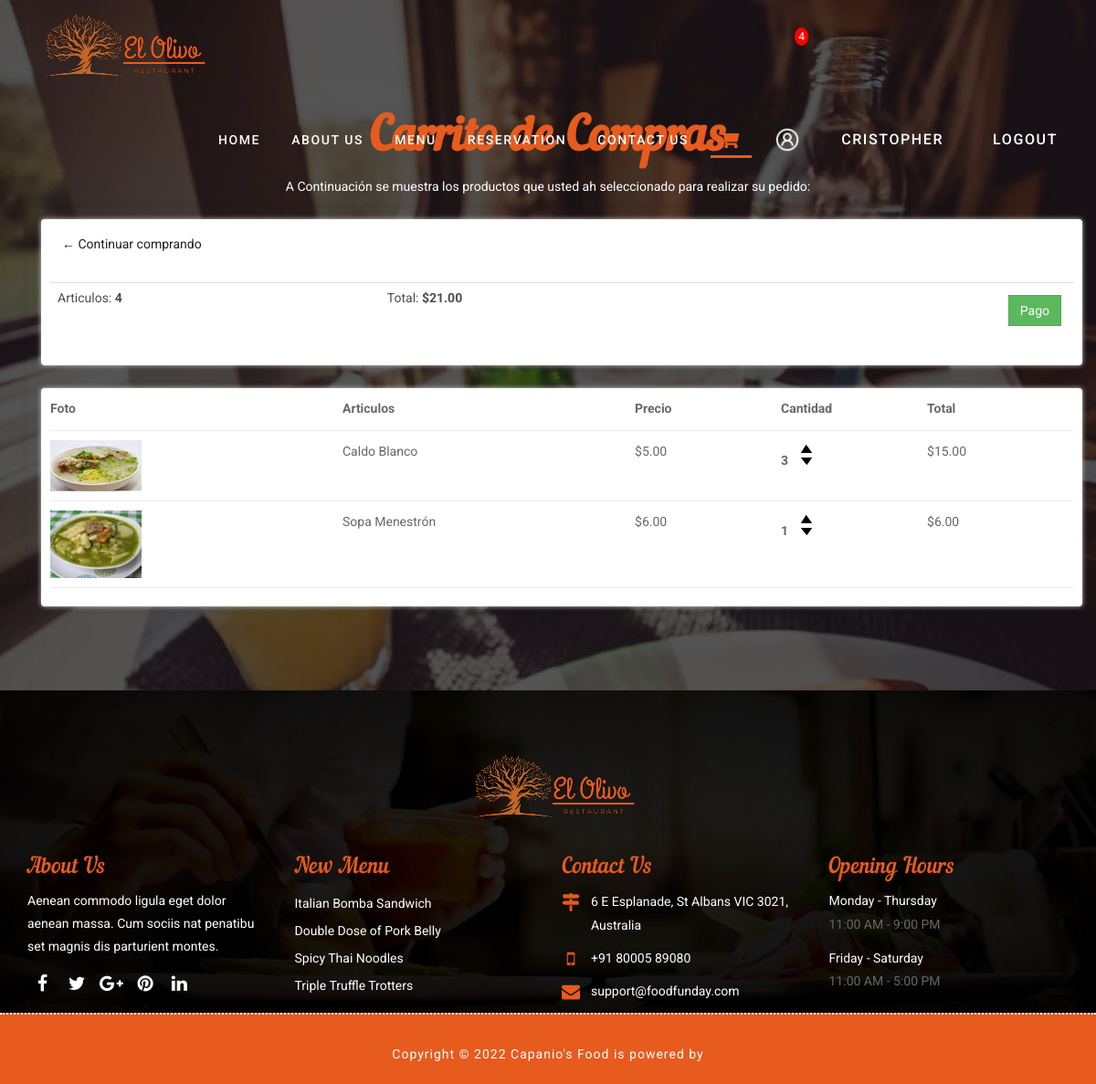
The page /carrito/ (signed in) on the database its author committed.
### store/models.py (models this page shows, shortened)
class Pedido(models.Model):
    cliente = models.ForeignKey(Cliente, null=True, blank=True, on_delete=models.SET_NULL)
    fecha = models.DateTimeField(auto_now_add=True)
    estado = models.BooleanField(default=False, null=True, blank=False)
    id_transaccion = models.CharField(max_length=50, null=True)
    @property
    def get_carrito_total(self):
        detallepedidos = self.detallepedido_set.all()
        total = sum([articulo.get_total for articulo in detallepedidos])
        return total
    @property
    def get_carrito_articulos(self):
        detallepedidos = self.detallepedido_set.all()
        total = sum([articulo.cantidad for articulo in detallepedidos])
        return total

class DetallePedido(models.Model):
    producto = models.ForeignKey(Producto, on_delete=models.SET_NULL, null=True, blank=True)
    pedido = models.ForeignKey(Pedido, on_delete=SET_NULL, null=True, blank=True)
    cantidad = models.IntegerField(default=0, null=True, blank=True)
    fec_agregado = models.DateTimeField(auto_now_add=True)
    @property
    def get_total(self):
        total = self.producto.precio * self.cantidad
        return total

class Producto(models.Model):
    id_producto = models.AutoField(primary_key=True)
    nombre = models.CharField(max_length=50)
    categoria = models.ForeignKey(Categoria, null=False, blank=False, on_delete=models.CASCADE)
    precio = models.DecimalField(max_digits=7, decimal_places=2)
    descripcion = models.CharField(max_length=200)
    digital = models.BooleanField(default=False, null=True, blank=False)
    imagen = models.ImageField(null=True, blank=True)
    @property
    def imagenURL(self):
        try:
            url = self.imagen.url
        except:
            url = ' '
        return url

### store/views.py (the view)
# urls.py: path('carrito/', views.carrito, name="carrito"),
def carrito(request):
	data = cartData(request)
	carritoItems = data['carritoItems']
	pedido = data['pedido']
	articulos = data['articulos']
	context = {'articulos':articulos, 'pedido':pedido, 'carritoItems':carritoItems}
	return render(request, 'carrito2.html', context)

### store/utils.py (called while the page is built)
def cartData(request):
    if request.user.is_authenticated:
        cliente = request.user.cliente
        pedido, created = Pedido.objects.get_or_create(cliente=cliente, estado=False )
        articulos = pedido.detallepedido_set.all()
        carritoItems = pedido.get_carrito_articulos
    else:
        cookieData = cookieCart(request)
        carritoItems = cookieData['carritoItems']
        pedido = cookieData['pedido']
        articulos = cookieData['articulos']
    return{'carritoItems': carritoItems, 'pedido': pedido, 'articulos':articulos}

### store/templates/carrito2.html
{% extends 'carrito.html' %}
{% load static %}
{% block content %}
<div>
    <div class="row">
        <div class="col-lg-12">
            <div class="box-element">
                <a class="btn btn-outline-dark" href="{% url 'menu'%}">&#x2190 Continuar comprando</a>
                <br>
                <br>
                <table class="table">
                    <tr>
                        <th><h5>Articulos: <strong>{{pedido.get_carrito_articulos}}</strong></h5></th>
                        <th><h5>Total: <strong>${{pedido.get_carrito_total|floatformat:2}}</strong></h5></th>
                        <th>
                            <a style="float: right; margin: 5px;" class="btn btn-success" href="{% url 'pago'%}">Pago</a>
                        </th>
                    </tr>
                </table>
            </div>
            <br>
            <div class="box-element">
                <div class="cart-row">
                    <div style="flex: 2"><strong>Foto</strong></div>
                    <div style="flex: 2"><strong>Articulos</strong></div>
                    <div style="flex: 1"><strong>Precio</strong></div>
                    <div style="flex: 1"><strong>Cantidad</strong></div>
                    <div style="flex: 1"><strong>Total</strong></div>
                </div>
                {% for articulo in articulos %}
                <div class="cart-row">
					<div style="flex:2"><img class="row-image" src="{{articulo.producto.imagenURL}}"></div>
					<div style="flex:2"><p>{{ articulo.producto.nombre}}</p></div>
					<div style="flex:1"><p>${{ articulo.producto.precio|floatformat:2}}</p></div>
					<div style="flex:1">
						<p class="quantity">{{articulo.cantidad}}</p>
						<div class="quantity">
							<img data-producto="{{articulo.producto.id_producto}}" data-action="add" class="chg-quantity update-cart" src="{% static  'images/flecha_abajo_cart_buy.png' %}">
							<img data-producto="{{articulo.producto.id_producto}}" data-action="remove" class="chg-quantity update-cart" src="{% static  'images/flecha_arriba_cart_buy.png' %}">
						</div>
					</div>
					<div style="flex:1"><p>${{articulo.get_total|floatformat:2}}</p></div>
				</div>
                {% endfor %}
            </div>
    </div>
</div>
{% endblock content %}

### store/templates/carrito.html (shortened to what this page needs)
{% load static %}
<!DOCTYPE html>
<html lang="en">
<head>
    <link rel="stylesheet" href="https://cdnjs.cloudflare.com/ajax/libs/font-awesome/5.15.4/css/all.min.css">
    <link rel="stylesheet" href='{% static "css/bootstrap.min.css" %}'>
    <link rel="stylesheet" href='{% static "css/style_car_shop3.css" %}'>
    <link rel="stylesheet" href='{% static "css/responsive.css" %}'>
    <link rel="stylesheet" href='{% static "js/app.js" %}'>
    <link id="changeable-colors" rel="stylesheet" href='{% static "css/colors/orange.css" %} ' />
    <link rel="stylesheet" type="text/css" href="{% static 'css/principal.css' %}? {% now 'U' %}">
</head>
<body>
    <div id="site-header">
        <header id="header" class="header-block-top">
            <div class="container">
                <div class="row">
                    <div class="main-menu">
                        <nav class="navbar navbar-default" id="mainNav">
                            <div class="navbar-header">
                                <div class="logo">
                                    <a class="navbar-brand js-scroll-trigger logo-header" href="#">
                                        <img src="{% static 'images/RESTAURANT_LOGO_INDEX.png'%}" alt="">
                                    </a>
                                </div>
                            </div>
                            <div id="navbar" class="navbar-collapse collapse">
                                <ul class="nav navbar-nav navbar-right">
                                    <li><a href="{% url 'Index' %}">Home</a></li>
                                    <li><a href="{% url 'about_us' %}">About us</a></li>
                                    <li><a href="{% url 'menu' %}">Menu</a></li>
                                    <li><a href="{% url 'reservation'%}">Reservation</a></li>
                                    <li><a href="{% url 'contact_us' %}">Contact us</a></li>
                                    <li  class="active"><a href="{% url 'carrito' %}"><div class="fas fa-shopping-cart fa-lg" id="cart-btn"></div></a></li>
                                    <li><a href="{% url 'login' %}"><img  id="user-icon" src="{% static 'images/male_user.png' %}"></a></li>
                                    <li><a href="{% url 'perfil' %}"><span id="nav" class="nav">{{request.user}}</span></a></li>
                                    <li><a href="{% url 'logout' %}"><span id="logout"> Logout</a> </span></li>
                                    <p id="cart-total" class="nav">{{carritoItems}}</p>
                                    <br>
                                </ul>
                            </div>
                        </nav>
                    </div>
                </div>
            </div>
        </header>
    </div>
    <div id="menu" class="menu-main pad-top-100 pad-bottom-100">
        <div class="container">
            <div class="row">
                <div class="col-lg-12 col-md-12 col-sm-12 col-xs-12">
                    <div class="wow fadeIn" data-wow-duration="1s" data-wow-delay="0.1s">
                        <h2 class="block-title text-center">
						Carrito de Compras
					</h2>
                        <p class="title-caption text-center">A Continuación se muestra los productos que usted ah seleccionado para realizar su pedido:
                        </p>
                    </div>
                    <div class="tab-menu">
                        <div class="container">
                            {% block content %}
                            {% endblock content %}
                        </div>
                </div>
                </div>
            </div>
        </div>
    </div></div></div></div></div>
      <div class="footer-box pad-top-70">
        <div class="container">
            <div class="row">
                <div class="footer-in-main">
                    <div class="footer-logo">
                        <div class="text-center">
                            <img src="{% static 'images/RESTAURANT_LOGO_INDEX.png'%}" alt="" />
                        </div>
                    </div>
                    <div class="col-lg-3 col-md-3 col-sm-6 col-xs-12">
                        <div class="footer-box-a">
                            <h3>About Us</h3>
                            <p>Aenean commodo ligula eget dolor aenean massa. Cum sociis nat penatibu set magnis dis parturient montes.</p>
                            <ul class="socials-box footer-socials pull-left">
                                <li>
                                    <a href="#">
                                        <div class="social-circle-border"><i class="fa  fa-facebook"></i></div>
                                    </a>
                                </li>
                                <li>
                                    <a href="#">
                                        <div class="social-circle-border"><i class="fa fa-twitter"></i></div>
                                    </a>
                                </li>
                                <li>
                                    <a href="#">
                                        <div class="social-circle-border"><i class="fa fa-google-plus"></i></div>
                                    </a>
                                </li>
                                <li>
                                    <a href="#">
                                        <div class="social-circle-border"><i class="fa fa-pinterest"></i></div>
                                    </a>
                                </li>
                                <li>
                                    <a href="#">
                                        <div class="social-circle-border"><i class="fa fa-linkedin"></i></div>
                                    </a>
                                </li>
                            </ul>
                        </div>
                    </div>
                    </div>
                    <div class="col-lg-3 col-md-3 col-sm-6 col-xs-12">
                        <div class="footer-box-b">
                            <h3>New Menu</h3>
                            <ul>
                                <li><a href="#">Italian Bomba Sandwich</a></li>
                                <li><a href="#">Double Dose of Pork Belly</a></li>
                                <li><a href="#">Spicy Thai Noodles</a></li>
                                <li><a href="#">Triple Truffle Trotters</a></li>
                            </ul>
                        </div>
                    </div>
                    <div class="col-lg-3 col-md-3 col-sm-6 col-xs-12">
                        <div class="footer-box-c">
                            <h3>Contact Us</h3>
                            <p>
                                <i class="fa fa-map-signs" aria-hidden="true"></i>
                                <span>6 E Esplanade, St Albans VIC 3021, Australia</span>
                            </p>
                            <p>
                                <i class="fa fa-mobile" aria-hidden="true"></i>
                                <span>
                                +91 80005 89080
                            </span>
                            </p>
                            <p>
                                <i class="fa fa-envelope" aria-hidden="true"></i>
                                <span><a href="#">support@foodfunday.com</a></span>
                            </p>
                        </div>
                    </div>
                    <div class="col-lg-3 col-md-3 col-sm-6 col-xs-12">
                        <div class="footer-box-d">
                            <h3>Opening Hours</h3>
                            <ul>
                                <li>
                                    <p>Monday - Thursday </p>
                                    <span> 11:00 AM - 9:00 PM</span>
                                </li>
                                <li>
                                    <p>Friday - Saturday </p>
                                    <span>  11:00 AM - 5:00 PM</span>
                                </li>
                            </ul>
                        </div>
                    </div>
                </div>
            </div>
        </div>
        <div id="copyright" class="copyright-main">
            <div class="container">
                <div class="row">
                    <div class="col-lg-12 col-md-12 col-sm-12 col-xs-12">
                        <h6 class="copy-title"> Copyright &copy; 2022 Capanio's Food is powered by <a href="#" target="_blank"></a> </h6>
                    </div>
                </div>
            </div>
        </div>
</body>
</html>

### static/css/responsive.css (style rules this page uses)
@media (max-width: 1240px) { .main-menu nav li a { margin: 0 7px; } }

### static/css/colors/orange.css (style rules this page uses)
.main-menu .navbar-default .navbar-nav .active a { color: #e75b1e; }
.main-menu nav li a::after { background: #e75b1e; }
.block-title { color: #e75b1e; }
.footer-box-a h3 { color: #e75b1e; }
.footer-box-b h3 { color: #e75b1e; }
.footer-box-c h3 { color: #e75b1e; }
.footer-box-d h3 { color: #e75b1e; }
.footer-box-c p i { color: #e75b1e; }
.copyright-main { background: #e75b1e; }

### static/css/principal.css (style rules this page uses)
body { background-color: hsl(0, 0%, 98%); }
h1,h2,h3,h4,h5,h6 { color:hsl(0, 0%, 30%); }
.box-element { box-shadow:hsl(0, 0%, 80%) 0 0 5px; background-color: #fff; border-radius: 4px; padding: 10px; }
#user-icon { display: inline-block; }
.nav { display: inline-block; margin-left: 10px; font-size: 18px; color: white; }
.col-lg-4, .col-lg-6, .col-lg-8, .col-lg-12 { margin-top: 10px; }
.btn { border-radius: 0; }
.row-image { width: 100px; }
.cart-row { display: flex; align-items: flex-stretch; padding-bottom: 10px; margin-bottom: 10px; border-bottom: 1px solid #ececec; }
.quantity { display: inline-block; font-weight: 700; padding-right:10px; }
.chg-quantity { width: 12px; cursor: pointer; display: block; margin-top: 5px; transition:.1s; }

### rows shown on the page
Pedido: get_carrito_articulos "4", get_carrito_total "21.00"
DetallePedido: producto.imagenURL (picture), producto.nombre "Caldo Blanco", producto.precio "5.00", cantidad "3", get_total "15.00"
DetallePedido: producto.imagenURL (picture), producto.nombre "Sopa Menestrón", producto.precio "6.00", cantidad "1", get_total "6.00"

### other values the page prints
{{ request.user }} "CRISTOPHER"
{{ carritoItems }} "4"
